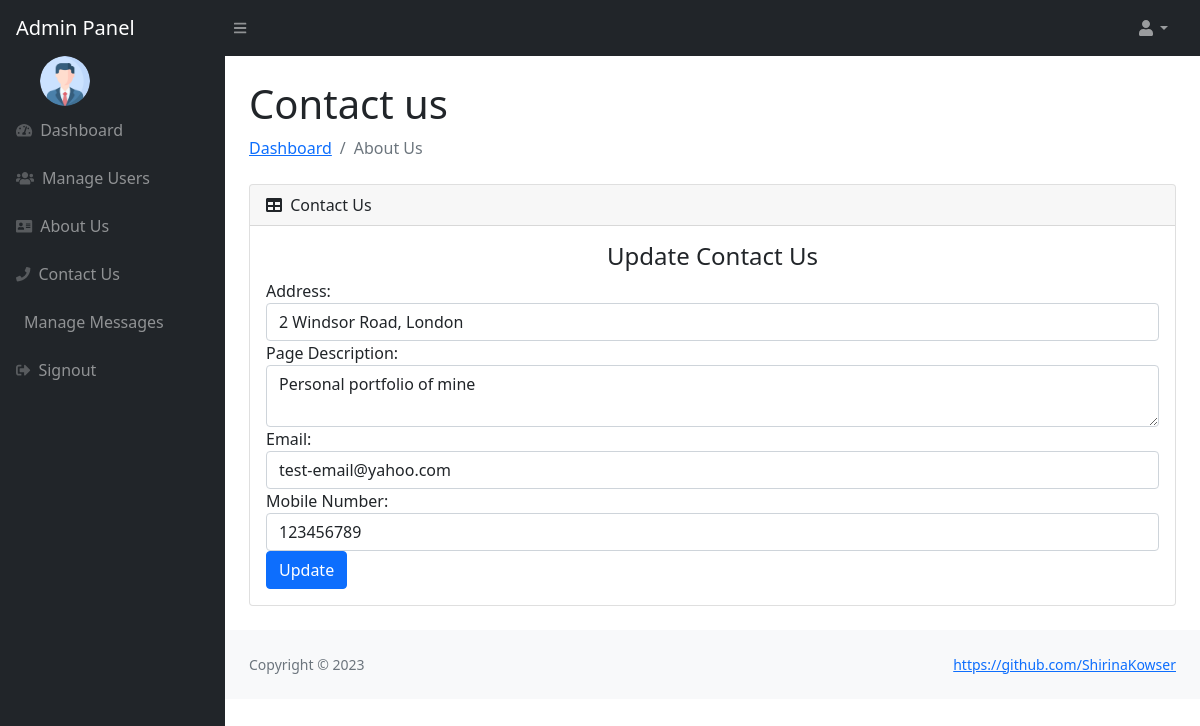
The page /admin/contact.php (signed in) on the database its author committed.
### tables this page shows
CREATE TABLE `users` (
  `id` int(11) NOT NULL,
  `title` varchar(255) NOT NULL,
  `PageDescription` varchar(255) NOT NULL,
  `fname` varchar(255) DEFAULT NULL,
  `lname` varchar(255) DEFAULT NULL,
  `email` varchar(255) DEFAULT NULL,
  `password` varchar(300) DEFAULT NULL,
  `contactno` varchar(11) DEFAULT NULL,
  `address` varchar(255) NOT NULL,
  `facebook` varchar(255) NOT NULL,
  `twitter` varchar(255) NOT NULL,
  `linkedin` varchar(255) NOT NULL,
  `instagram` varchar(255) NOT NULL,
  `github` varchar(255) NOT NULL,
  `youtube` varchar(255) NOT NULL,
  `birthday` date NOT NULL,
  `degree` varchar(255) NOT NULL,
  `certification` varchar(255) NOT NULL,
  `freelance` varchar(255) NOT NULL,
  `website` varchar(255) NOT NULL,
  `posting_date` timestamp NOT NULL DEFAULT current_timestamp(),
  `slogan` varchar(255) NOT NULL
);

### admin/contact.php (the view, shortened to what this page needs)
<?php
include('includes/dbconnection.php');
if (empty($_SESSION['adminid'])) {
  header('location:logout.php');
  } else
  {
  ?>
<!DOCTYPE html>
<html lang="en">
  <head>
        <link href="https://cdn.jsdelivr.net/npm/simple-datatables@latest/dist/style.css" rel="stylesheet" />
        <link href="css/style.css" rel="stylesheet" />
    </head>
    <body class="sb-nav-fixed">
      <?php include_once('includes/navbar.php');?>
      <div id="layoutSidenav">
      <?php include_once('includes/sidebar.php');?>
      <div id="layoutSidenav_content">
         <main>
             <div class="container-fluid px-4">
                 <h1 class="mt-4">Contact us</h1>
                        <ol class="breadcrumb mb-4">
                            <li class="breadcrumb-item"><a href="dashboard.php">Dashboard</a></li>
                            <li class="breadcrumb-item active">About Us</li>
                        </ol>
                <div class="card mb-4">
                        <div class="card-header">
                            <i class="fas fa-table me-1"></i>
                                    Contact Us
                         </div>
                                <div class="card-body">
                                    <h4 class="card-title" style="text-align: center;">Update Contact Us</h4>
                                    <form class="forms-sample" method="post">
                                    <?php
                                        $sql="SELECT * from  users ";
                                        $query = mysqli_query($conn, $sql);
                                        while($row=mysqli_fetch_array($query))
                                                                    {
                                                                    ?>
                                    <div class="form-group">
                                        <label for="exampleInputName1">Address:</label>
                                        <input type="text" name="address" value="<?php  echo $row['address'];?>" class="form-control" required='true'>
                                    </div>
                                    <div class="form-group">
                                        <label for="exampleInputName1">Page Description:</label>
                                        <textarea type="text" name="pagedes" class="form-control" required='true'><?php  echo $row['PageDescription'];?></textarea>
                                    </div>
                                    <div class="form-group">
                                        <label for="exampleInputName1">Email:</label>
                                        <input type="text" name="email" id="email" required="true" value="<?php  echo $row['email'];?>" class="form-control">
                                    </div>
                                    <div class="form-group">
                                        <label for="exampleInputName1">Mobile Number:</label>
                                        <input type="text" name="contactno" id="contactno" required="true" value="<?php  echo $row['contactno'];?>" class="form-control" maxlength="10" pattern="[0-9]+">
                                    </div>
                                    <?php }} ?>
                                    <button type="submit" class="btn btn-primary mr-2" name="submit">Update</button>
                                    </form>
                            </div>
                      </div>
              </div>
         <?php include_once('includes/footer.php');?>
        </div>
      </div>
    </body>
</html>
  </body>
</html>

### rows shown on the page
users: address "2 Windsor Road, London", pagedes "Personal portfolio of mine", email "test-email@yahoo.com", contactno "123456789"
